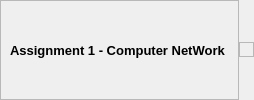
        <widget class="QWidget" name="footerContainer" native="true">
         <layout class="QHBoxLayout" name="horizontalLayout_12">
          <property name="spacing">
           <number>0</number>
          </property>
          <property name="leftMargin">
           <number>0</number>
          </property>
          <property name="topMargin">
           <number>0</number>
          </property>
          <property name="rightMargin">
           <number>0</number>
          </property>
          <property name="bottomMargin">
           <number>0</number>
          </property>
          <item>
           <widget class="QFrame" name="frame_10">
            <property name="frameShape">
             <enum>QFrame::StyledPanel</enum>
            </property>
            <property name="frameShadow">
             <enum>QFrame::Raised</enum>
            </property>
            <layout class="QHBoxLayout" name="horizontalLayout_11">
             <item>
              <widget class="QLabel" name="label_16">
               <property name="font">
                <font>
                 <pointsize>10</pointsize>
                 <weight>75</weight>
                 <bold>true</bold>
                </font>
               </property>
               <property name="text">
                <string>Assignment 1 - Computer NetWork </string>
               </property>
              </widget>
             </item>
            </layout>
           </widget>
          </item>
          <item>
           <widget class="QFrame" name="sizeGrip">
            <property name="minimumSize">
             <size>
              <width>15</width>
              <height>15</height>
             </size>
            </property>
            <property name="maximumSize">
             <size>
              <width>15</width>
              <height>15</height>
             </size>
            </property>
            <property name="frameShape">
             <enum>QFrame::StyledPanel</enum>
            </property>
            <property name="frameShadow">
             <enum>QFrame::Raised</enum>
            </property>
           </widget>
          </item>
         </layout>
        </widget>
